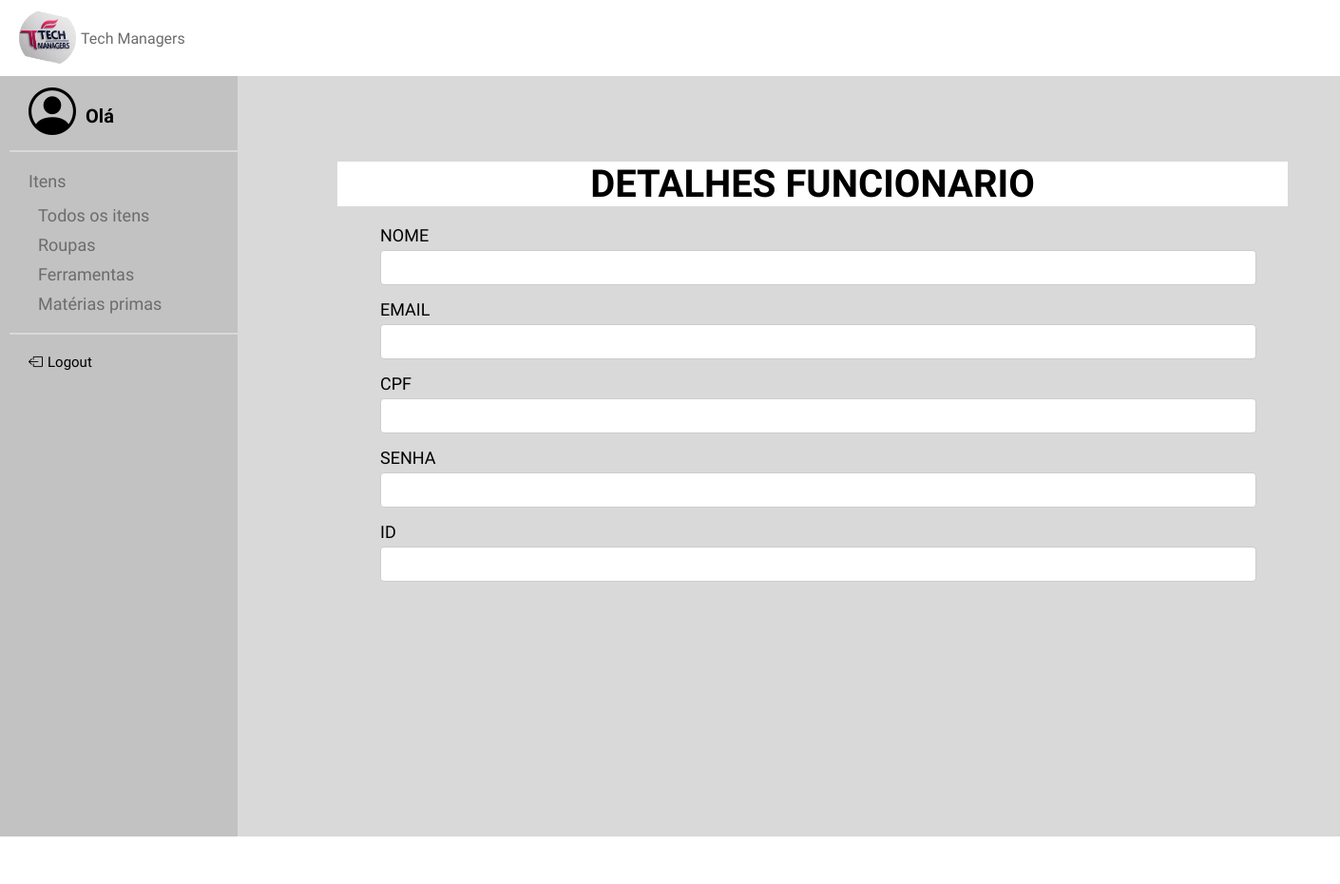
The page /TelaDF/5 on the database as committed earlier.
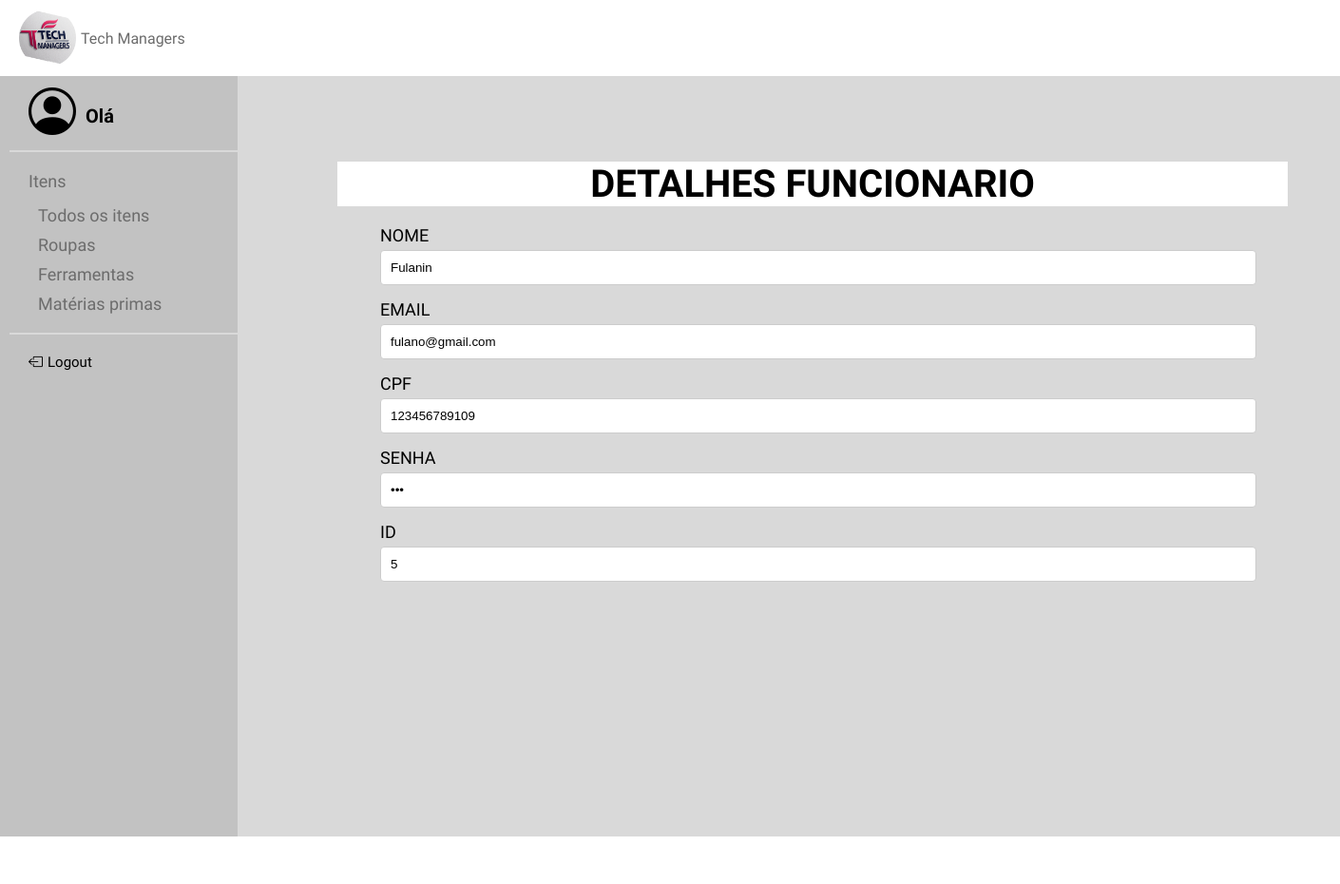
The same page on the database as committed later.
### models.py (models this page shows, shortened)
class Funcionario(Base):
    __tablename__ = 'funcionario'
    id = Column(Integer, primary_key=True)
    nome = Column(String(40), nullable=False, index=True)
    email = Column(String(40), nullable=False, index=True, unique=True)
    cpf = Column(String(11), nullable=False, index=True, unique=True)
    senha = Column(String(11), nullable=False, index=True)
    admin = Column(String(11), nullable=False, index=True)

### app.py (the view)
@app.route('/TelaDF/<int:id>', methods=['GET'])
def TelaDF(id):
    try:
        funcionario = select(Funcionario).where(Funcionario.id == id)
        funcionario = db_session.execute(funcionario).scalar()
        return render_template('TelaDetalhesFuncionario.html', funcionario=funcionario)
    except AttributeError:
        flash(message="Erro ao carregar detalhes do funcionário", category='error')
        return redirect(url_for('telafuncionarios'))

### templates/TelaDetalhesFuncionario.html (shortened to what this page needs)
{% extends "base.html" %}
{% block conteudo %}
<body>
<link rel="stylesheet" href="../static/TelaDetalhesFuncionario.css">
<main>
<div class="container">
        <h2>DETALHES FUNCIONARIO</h2>
        <form>
            <div class="input-group">
                <label for="nome"> NOME</label>
                <input type="text" id="nome" name="nome" value="{{ funcionario.nome }}" readonly>
            </div>
            <div class="input-group">
                <label for="email"> EMAIL</label>
                <input type="email" id="email" name="email" value="{{ funcionario.email }}" readonly>
            </div>
            <div class="input-group">
                <label for="cpf"> CPF</label>
                <input type="number" id="cpf" name="cpf" value="{{ funcionario.cpf }}" readonly>
            </div>
            <div class="input-group">
                <label for="senha"> SENHA</label>
                <input type="password" id="senha" name="senha" value="{{ funcionario.senha }}" readonly>
            </div>
            <div class="input-group">
                <label for="ID"> ID</label>
                <input type="number" id="ID" name="ID" value="{{ funcionario.id }}" readonly>
            </div>
        </form>
    </div>
</main>
</body>
{% endblock %}

Rows that differ between the two databases and show on the page:
added Funcionario: nome "Fulanin", email "fulano@gmail.com", cpf "123456789109", ID "5"
